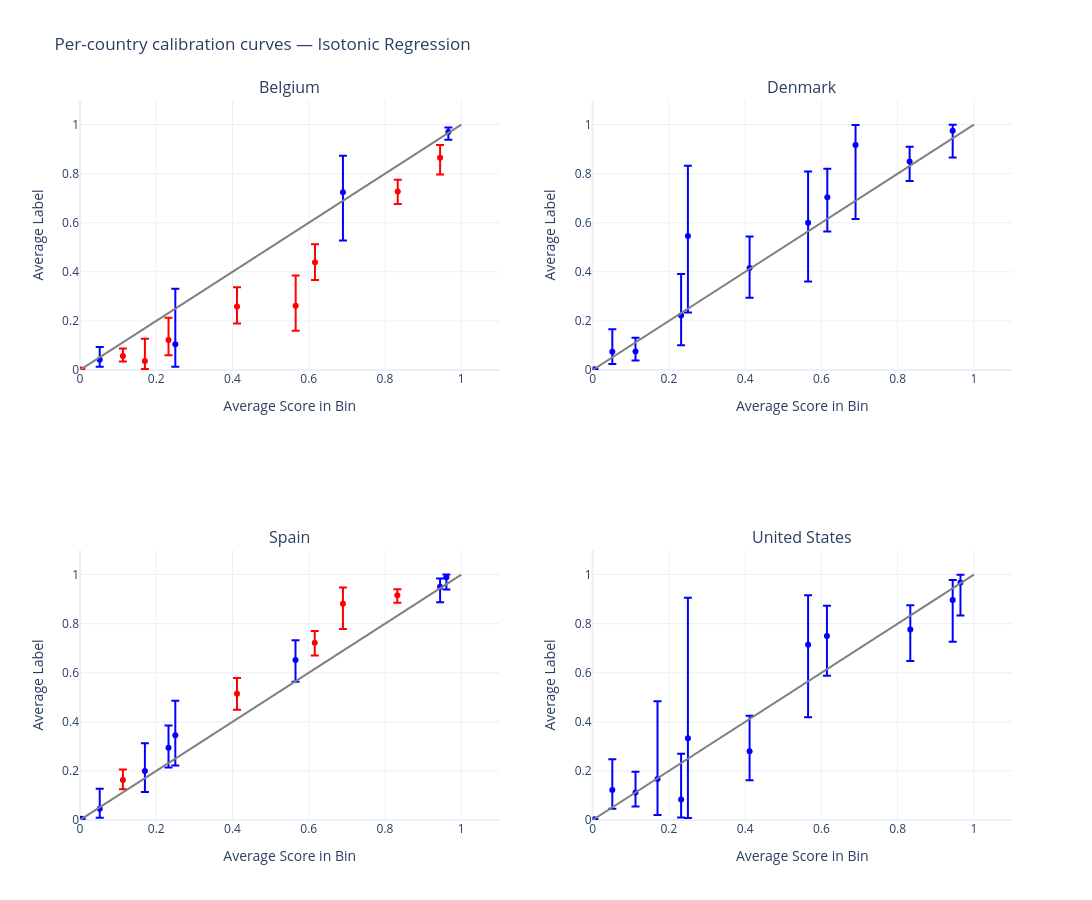

Write notebook code for a chart like this one.
### Markdown cell above
### 2.3 Multicalibration

Not quite. Global calibration averages over the whole population. To check whether calibration also holds within sub-populations, we break down the post-isotonic calibration curve by country, using `plot_calibration_curve_by_segment`.

### Code cell
plotting.plot_calibration_curve_by_segment(
    test_df,
    group_var='country',
    score_col=IR_SCORE_COLUMN,
    label_col=LABEL_COLUMN,
    n_cols=2,
).update_layout(
    title='Per-country calibration curves — Isotonic Regression',
    width=1400, height=900,
)

### Figure 1 — Plotly figure (JSON) as saved in the notebook; plotly's stock layout.template omitted (floating-point values rounded to 4 significant figures)
{"data": [{"error_y": {"array": [0.05248, 0.2261, 0.1485, 0.01803], "arrayminus": [0.02777, 0.09225, 0.1965, 0.03113], "color": "blue", "type": "data", "visible": true}, "marker": {"color": "blue"}, "mode": "markers", "name": "Belgium (calibrated)", "type": "scatter", "x": [0.05172, 0.25, 0.6897, 0.9661], "xaxis": "x", "y": [0.04132, 0.1053, 0.7241, 0.9697], "yaxis": "y"}, {"error_y": {"array": [0.001403, 0.03061, 0.09043, 0.09091, 0.07862, 0.1239, 0.07429, 0.04734, 0.05199], "arrayminus": [0.0008911, 0.02236, 0.03252, 0.06189, 0.06862, 0.1012, 0.07231, 0.05147, 0.06808], "color": "red", "type": "data", "visible": true}, "marker": {"color": "red"}, "mode": "markers", "name": "Belgium (miscalibrated)", "type": "scatter", "x": [0.003763, 0.1126, 0.1702, 0.2321, 0.4118, 0.5657, 0.6164, 0.8334, 0.9444], "xaxis": "x", "y": [0.00178, 0.05706, 0.03704, 0.122, 0.2585, 0.2615, 0.4385, 0.7273, 0.8643], "yaxis": "y"}, {"error_y": {"array": [0.002382, 0.091, 0.05582, 0.1693, 0.2871, 0.129, 0.2088, 0.1165, 0.08123, 0.06029, 0.02499], "arrayminus": [0.001442, 0.04995, 0.03738, 0.1211, 0.3117, 0.121, 0.2395, 0.1398, 0.3015, 0.07947, 0.1091], "color": "blue", "type": "data", "visible": true}, "marker": {"color": "blue"}, "mode": "markers", "name": "Denmark (calibrated)", "type": "scatter", "x": [0.004682, 0.05172, 0.1126, 0.2321, 0.25, 0.4118, 0.5652, 0.6156, 0.6897, 0.8315, 0.9444], "xaxis": "x2", "y": [0.002658, 0.07463, 0.07586, 0.2222, 0.5455, 0.4154, 0.6, 0.7037, 0.9167, 0.8496, 0.9744], "yaxis": "y2"}, {"error_y": {"array": [], "arrayminus": [], "color": "red", "type": "data", "visible": true}, "marker": {"color": "red"}, "mode": "markers", "name": "Denmark (miscalibrated)", "type": "scatter", "x": [], "xaxis": "x2", "y": [], "yaxis": "y2"}, {"error_y": {"array": [0.002171, 0.08169, 0.1127, 0.0905, 0.1404, 0.08081, 0.03357, 0.01095], "arrayminus": [0.001663, 0.03598, 0.08612, 0.07996, 0.1231, 0.08777, 0.06283, 0.04978], "color": "blue", "type": "data", "visible": true}, "marker": {"color": "blue"}, "mode": "markers", "name": "Spain (calibrated)", "type": "scatter", "x": [0.004281, 0.05172, 0.1702, 0.2321, 0.25, 0.5652, 0.9444, 0.961], "xaxis": "x3", "y": [0.005195, 0.04545, 0.2, 0.2941, 0.3455, 0.6515, 0.95, 0.9888], "yaxis": "y3"}, {"error_y": {"array": [0.04293, 0.06438, 0.0479, 0.06642, 0.02489], "arrayminus": [0.03712, 0.06474, 0.05197, 0.1024, 0.031], "color": "red", "type": "data", "visible": true}, "marker": {"color": "red"}, "mode": "markers", "name": "Spain (miscalibrated)", "type": "scatter", "x": [0.1126, 0.4118, 0.6157, 0.6897, 0.8323], "xaxis": "x3", "y": [0.1629, 0.5144, 0.7217, 0.8806, 0.9157], "yaxis": "y3"}, {"error_y": {"array": [0.002406, 0.1252, 0.08458, 0.3175, 0.1866, 0.5724, 0.1449, 0.2018, 0.1231, 0.09905, 0.08158, 0.03144], "arrayminus": [0.00153, 0.07616, 0.05715, 0.1458, 0.07308, 0.3249, 0.1177, 0.2953, 0.162, 0.1286, 0.1701, 0.1348], "color": "blue", "type": "data", "visible": true}, "marker": {"color": "blue"}, "mode": "markers", "name": "United States (calibrated)", "type": "scatter", "x": [0.004432, 0.05172, 0.1126, 0.1702, 0.2321, 0.25, 0.4118, 0.5652, 0.6146, 0.8333, 0.9444, 0.9648], "xaxis": "x4", "y": [0.003057, 0.1224, 0.1124, 0.1667, 0.08333, 0.3333, 0.28, 0.7143, 0.75, 0.7759, 0.8966, 0.9677], "yaxis": "y4"}, {"error_y": {"array": [], "arrayminus": [], "color": "red", "type": "data", "visible": true}, "marker": {"color": "red"}, "mode": "markers", "name": "United States (miscalibrated)", "type": "scatter", "x": [], "xaxis": "x4", "y": [], "yaxis": "y4"}], "layout": {"annotations": [{"font": {"size": 16}, "showarrow": false, "text": "Belgium", "x": 0.225, "xanchor": "center", "xref": "paper", "y": 1.0, "yanchor": "bottom", "yref": "paper"}, {"font": {"size": 16}, "showarrow": false, "text": "Denmark", "x": 0.775, "xanchor": "center", "xref": "paper", "y": 1.0, "yanchor": "bottom", "yref": "paper"}, {"font": {"size": 16}, "showarrow": false, "text": "Spain", "x": 0.225, "xanchor": "center", "xref": "paper", "y": 0.375, "yanchor": "bottom", "yref": "paper"}, {"font": {"size": 16}, "showarrow": false, "text": "United States", "x": 0.775, "xanchor": "center", "xref": "paper", "y": 0.375, "yanchor": "bottom", "yref": "paper"}], "height": 900, "shapes": [{"line": {"color": "Grey", "width": 2}, "type": "line", "x0": 0, "x1": 1, "xref": "x", "y0": 0, "y1": 1, "yref": "y"}, {"line": {"color": "Grey", "width": 2}, "type": "line", "x0": 0, "x1": 1, "xref": "x2", "y0": 0, "y1": 1, "yref": "y2"}, {"line": {"color": "Grey", "width": 2}, "type": "line", "x0": 0, "x1": 1, "xref": "x3", "y0": 0, "y1": 1, "yref": "y3"}, {"line": {"color": "Grey", "width": 2}, "type": "line", "x0": 0, "x1": 1, "xref": "x4", "y0": 0, "y1": 1, "yref": "y4"}], "showlegend": false, "title": {"text": "Per-country calibration curves — Isotonic Regression"}, "width": 1400, "xaxis": {"anchor": "y", "domain": [0.0, 0.45], "range": [0, 1.1], "title": {"text": "Average Score in Bin"}}, "xaxis2": {"anchor": "y2", "domain": [0.55, 1.0], "range": [0, 1.1], "title": {"text": "Average Score in Bin"}}, "xaxis3": {"anchor": "y3", "domain": [0.0, 0.45], "range": [0, 1.1], "title": {"text": "Average Score in Bin"}}, "xaxis4": {"anchor": "y4", "domain": [0.55, 1.0], "range": [0, 1.1], "title": {"text": "Average Score in Bin"}}, "yaxis": {"anchor": "x", "domain": [0.625, 1.0], "range": [0, 1.1], "title": {"text": "Average Label"}}, "yaxis2": {"anchor": "x2", "domain": [0.625, 1.0], "range": [0, 1.1], "title": {"text": "Average Label"}}, "yaxis3": {"anchor": "x3", "domain": [0.0, 0.375], "range": [0, 1.1], "title": {"text": "Average Label"}}, "yaxis4": {"anchor": "x4", "domain": [0.0, 0.375], "range": [0, 1.1], "title": {"text": "Average Label"}}}}
